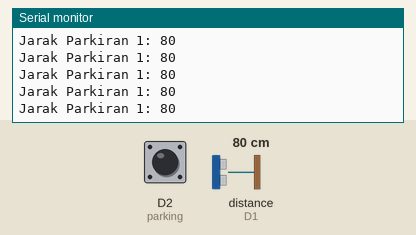
Simulated run of this sketch. Board: ESP8266 (NodeMCU). Shown: the last lines printed to the serial monitor. Wiring (inferred from the names in the program): ultrasonic range finder: trigger D0; echo D1. The inputs (shaded band) are chosen by the test bench; at power-on: distance to the obstacle (sensor on D1) 80 cm, D2 (parking) HIGH. The echo pulse lasts 58.3 µs per cm; WiFi joins after 1.5 s; servers stay silent unless stated.

Above: at 3.7 s.
3.8 s: distance to the obstacle (sensor on D1) set to 2 cm
At 4.27 s:
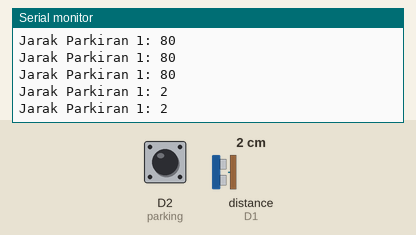
5.3 s: distance to the obstacle (sensor on D1) set to 4 cm
At 5.47 s:
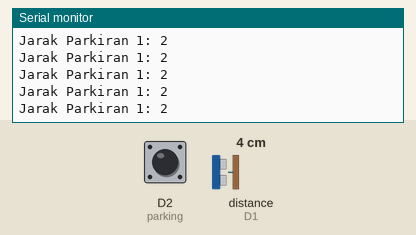
Timing chart, 0 to 8.3 s (numbered marks = the images above; inputs shaded):
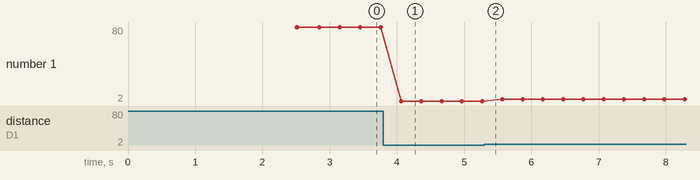

The sketch:

sketch_nov19b.ino
```cpp
#include <ESP8266WiFi.h>
#include <FirebaseArduino.h>

#define FIREBASE_HOST "smart-parking-system-cef4b-default-rtdb.firebaseio.com"
#define FIREBASE_AUTH "xxxxxxxxx"
#define WIFI_SSID "xxxxxxxxxx"
#define WIFI_PASSWORD "xxxxxxxxx"

String fireAvailable = "";
String countYes = "";

int TRIG = D0;
//ultrasonic trig pin

int ECHO = D1;
// ultrasonic echo pin

int parking = D2;
// IR Sensor

long duration, distance;

void setup() {

delay(1000);

Serial.begin (9600);
// serial debugging


pinMode(TRIG, OUTPUT);
// trig pin as output


pinMode(ECHO, INPUT);
// echo pin as input

pinMode(parking, INPUT);
// IR as input


WiFi.begin(WIFI_SSID, WIFI_PASSWORD);
//try to connect with wifi


Serial.print("Connecting to ");

Serial.print(WIFI_SSID);
// display ssid


while (WiFi.status() != WL_CONNECTED) {

Serial.print(".");
// if not connected print this


delay(500);

}

Serial.println();

Serial.print("Connected to ");

Serial.println(WIFI_SSID);

Serial.print("IP Address is : ");

Serial.println(WiFi.localIP());
//print local IP address


Firebase.begin(FIREBASE_HOST, FIREBASE_AUTH);
// begin firebase authentication

}


void loop()
{

digitalWrite(TRIG, LOW);
// make trig pin low


delayMicroseconds(2);

digitalWrite(TRIG, HIGH);
// make trig pin high


delayMicroseconds(10);

digitalWrite(TRIG, LOW);

duration = pulseIn(ECHO, HIGH);

distance = duration*0.0345/2;
// take distance in cm


Serial.print("Jarak Parkiran 1: ");
Serial.println(distance);

int carEntry = digitalRead(parking);

Serial.print("Jarak Parkiran 1: ");
Serial.println(distance);


  // ULTRASONIC SENSOR
  if(distance<=4){
    countYes = "Terisi";

    Firebase.setString("/Parkiran 1/Status/" , countYes);
    // send string to firebase

  }

  else{
    countYes = "Kosong";

    Firebase.setString("/Parkiran 1/Status/", countYes);
    // send string to firebase

  }

  if (Firebase.failed()) {
      Serial.print("P1 - Firebase connecting failed:");
      Serial.println(Firebase.error());
      return;
  }

  // IR SENSOR
  if(carEntry == LOW){
    countYes = "Terisi";

    Firebase.setString("/Parkiran 2/Status/" , countYes);
    // send string to firebase
  }
  else{
    countYes = "Kosong";

    Firebase.setString("/Parkiran 2/Status/" , countYes);
    // send string to firebase
  }

  if (Firebase.failed()) {
      Serial.print("P2 - Firebase connecting failed:");
      Serial.println(Firebase.error());
      return;
  }

}
```

Measured:
- after the input at 3.8 s, the serial monitor: prints a new line after 0.26 s (image 1)
- plotted number 1: 80 → 2 after the input at 3.8 s, 2 → 4 after the input at 5.3 s
